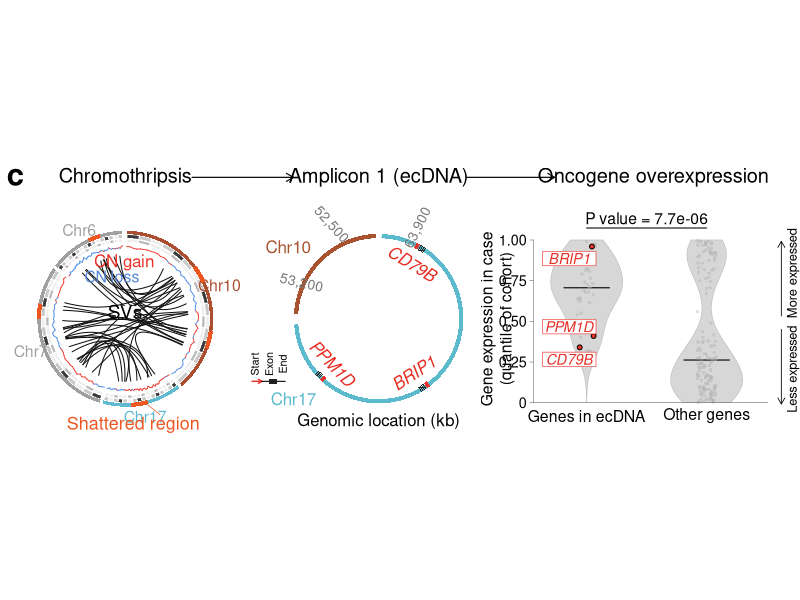
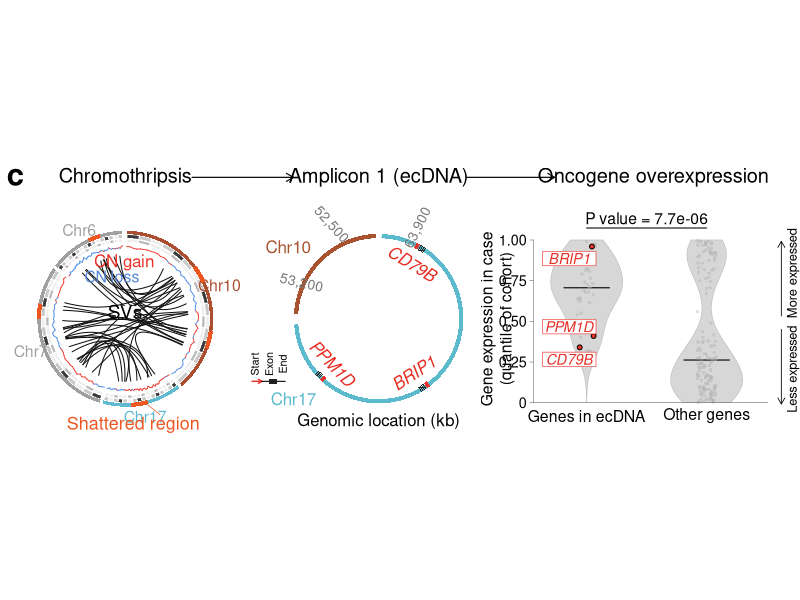
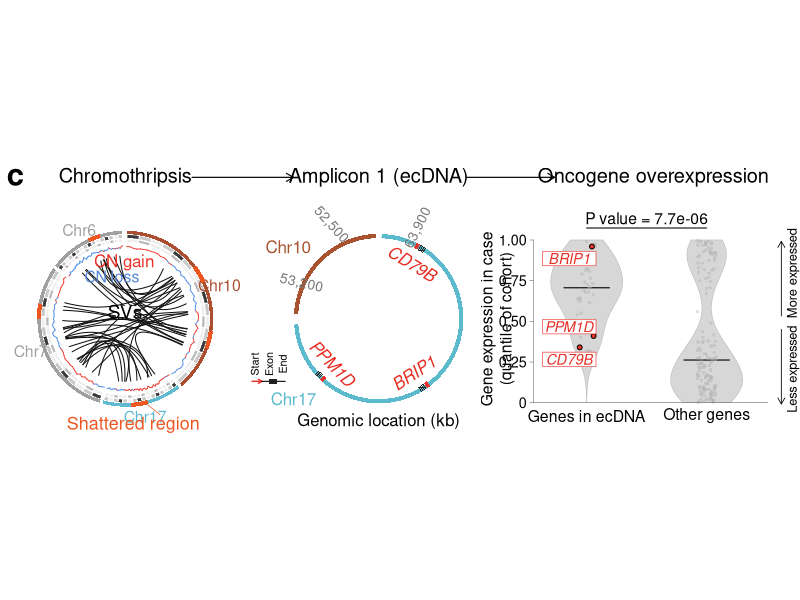

These charts were generated, in order, by the following R code:
#!/usr/bin/env Rscript
# Relate simulated chromothripsis breakpoints, ecDNA segments and expression ranks.
# Visual reference: Mangiante et al. (2023), Nature Genetics, Figure 3c.
# Run: Rscript chromothripsis_ecdna_expression.R OUTPUT_DIR
# Saves structural variants, circular segments, expression data and PNG/PDF/SVG figures.
args <- commandArgs(trailingOnly = TRUE)
out <- if (length(args)) args[1] else "."
dir.create(out, recursive = TRUE, showWarnings = FALSE)
set.seed(2026111304)

# Four chromosome sectors contain copy-number tracks, cytobands and SV endpoints.
sectors <- data.frame(chr = c("Chr6", "Chr7", "Chr17", "Chr10"),
                      start = c(92, 145, 255, 310), end = c(143, 253, 308, 449),
                      color = c("#A0A0A0", "#A0A0A0", "#61BBD0", "#AA5030"))
links <- data.frame(start = c(runif(17, 160, 250), runif(11, 95, 135), runif(9, 260, 300)),
                    end = c(runif(17, 335, 418), runif(11, 330, 405), runif(9, 175, 245)),
                    bend = runif(37, -.09, .09))
shattered <- data.frame(start = c(107, 170, 274, 340, 385), end = c(115, 180, 285, 352, 397))
copy_track <- do.call(rbind, lapply(seq_len(nrow(sectors)), function(i) {
  angles <- seq(sectors$start[i], sectors$end[i], length.out = 50)
  data.frame(chr = sectors$chr[i], angle = angles,
             copy_effect = sin(angles*pi/38 + i)*.28 + rnorm(50, 0, .13))
}))
ecdna_segments <- data.frame(chr = c("Chr10", "Chr17"), start = c(92, 184),
                             end = c(177, 448), color = c("#A95230", "#5BBACC"),
                             source_start = c(335, 275), source_end = c(382, 298))
# Two saved SV junctions connect the same source segments in the circular amplicon.
links$reconstructed_ecdna <- FALSE
links[1, c("start", "end")] <- list(ecdna_segments$source_end[1], ecdna_segments$source_start[2])
links[2, c("start", "end")] <- list(ecdna_segments$source_end[2], ecdna_segments$source_start[1])
links$reconstructed_ecdna[1:2] <- TRUE
genes <- data.frame(gene = c("BRIP1", "PPM1D", "CD79B"), angle = c(303, 224, 59),
                    quantile = c(.96, .41, .34))

# The violin and P value are computed from the same saved simulated quantiles.
quantile_ecdna <- c(genes$quantile, rbeta(37, 3.6, 1.7))
quantile_other <- c(rbeta(95, 1.1, 5), rbeta(45, 6, 1.1))
expression <- data.frame(group = rep(c("Genes in ecDNA", "Other genes"),
                                     c(length(quantile_ecdna), length(quantile_other))),
                         gene = c(genes$gene, paste0("ecDNA_gene_", seq_len(37)),
                                  paste0("other_gene_", seq_len(140))),
                         quantile = c(quantile_ecdna, quantile_other),
                         jitter = runif(length(quantile_ecdna) + length(quantile_other), -.035, .035))
p_value <- wilcox.test(quantile_ecdna, quantile_other, exact = FALSE)$p.value
saveRDS(list(sectors = sectors, copy_track = copy_track, structural_variants = links,
             shattered_regions = shattered, ecdna_segments = ecdna_segments,
             genes = genes, expression_quantiles = expression, wilcoxon_p = p_value),
        file.path(out, "chromothripsis_ecdna_expression_simulated.rds"))

xy <- function(cx, cy, angle, radius) {
  cbind(cx + radius*cos(angle*pi/180), cy + radius*sin(angle*pi/180))
}
arc <- function(cx, cy, start, end, radius, n = 45) {
  xy(cx, cy, seq(start, end, length.out = n), radius)
}
ring <- function(cx, cy, start, end, inner, outer, color, border = NA) {
  points <- rbind(arc(cx, cy, start, end, outer), arc(cx, cy, end, start, inner))
  polygon(points, col = color, border = border, lwd = .4)
}
curve <- function(p0, control, p1, steps = 50) {
  t <- seq(0, 1, length.out = steps)
  cbind((1-t)^2*p0[1] + 2*(1-t)*t*control[1] + t^2*p1[1],
        (1-t)^2*p0[2] + 2*(1-t)*t*control[2] + t^2*p1[2])
}
violin <- function(values, x, ymap) {
  d <- density(values, from = 0, to = 1, n = 256, bw = .11)
  width <- .135 * d$y/max(d$y)
  polygon(c(x-width, rev(x+width)), c(ymap(d$x), rev(ymap(d$x))),
          col = "#D7D7D7", border = "#BEBEBE", lwd = .6)
  segments(x-.085, ymap(median(values)), x+.085, ymap(median(values)), lwd = 1.1)
}

draw <- function() {
  par(mar = rep(0, 4), family = "sans", xpd = NA, cex = 1.25)
  plot.new(); plot.window(c(0, 3.0), c(0, 1.08), asp = 1, xaxs = "i", yaxs = "i")
  text(.025, 1.055, "c", font = 2, cex = 1.5, adj = c(0, 1))
  text(.47, 1.0, "Chromothripsis", cex = .96)
  text(1.42, 1.0, "Amplicon 1 (ecDNA)", cex = .96)
  text(2.45, 1.0, "Oncogene overexpression", cex = .96)
  arrows(.72, 1.0, 1.10, 1.0, length = .08, lwd = 1.1)
  arrows(1.75, 1.0, 2.08, 1.0, length = .08, lwd = 1.1)

  # Structural-variant links use the same endpoints saved in the data object.
  cx <- .47; cy <- .47
  for (i in seq_len(nrow(links))) {
    p0 <- xy(cx, cy, links$start[i], .235)[1, ]
    p1 <- xy(cx, cy, links$end[i], .235)[1, ]
    control <- c(cx + links$bend[i], cy - links$bend[i]/2)
    path <- curve(p0, control, p1)
    lines(path, col = "#101010", lwd = 1.0)
  }
  for (i in seq_len(nrow(sectors))) {
    s <- sectors[i, ]
    ring(cx, cy, s$start, s$end, .317, .33, s$color)
    edges <- seq(s$start, s$end, length.out = 17)
    for (j in seq_len(16)) {
      color <- if (j %% 4 == 0) "#3A3A3A" else if (j %% 2) "#C9C9C9" else "#EFEFEF"
      ring(cx, cy, edges[j]+.3, edges[j+1]-.3, .302, .315, color, "white")
      ring(cx, cy, edges[j]+.3, edges[j+1]-.3, .288, .298,
           if (j %% 3 == 0) "#BABABA" else "#EEEEEE", "white")
    }
    sub <- copy_track[copy_track$chr == s$chr, ]
    points <- xy(cx, cy, sub$angle, .264 + .025*abs(sub$copy_effect))
    for (j in seq_len(nrow(sub)-1)) {
      lines(points[j:(j+1), ], col = if (sub$copy_effect[j] >= 0) "#EF382F" else "#4E8DE6", lwd = .9)
    }
    mid <- (s$start+s$end)/2
    pos <- xy(cx, cy, mid, .375)
    text(pos[1], pos[2], s$chr, col = s$color, cex = .76)
  }
  for (i in seq_len(nrow(shattered))) {
    ring(cx, cy, shattered$start[i], shattered$end[i], .316, .332, "#EE5621")
  }
  rect(cx-.035, cy+.006, cx+.035, cy+.046, col = "white", border = NA)
  text(cx, cy+.026, "SVs", cex = .92)
  text(cx-.005, cy+.21, "CN gain", col = "#E9322A", cex = .82)
  text(cx-.05, cy+.158, "CN loss", col = "#5589D8", cex = .76)
  text(cx+.03, .07, "Shattered region", col = "#EE5621", cex = .86)
  segments(cx+.13, .11, cx+.08, .15, col = "#EE5621", lwd = .7)

  # Colored ecDNA arcs and gene marks correspond to the saved segments and genes.
  cx <- 1.42; cy <- .47
  for (i in seq_len(nrow(ecdna_segments))) {
    s <- ecdna_segments[i, ]
    ring(cx, cy, s$start, s$end, .302, .318, s$color)
  }
  for (i in seq_len(nrow(genes))) {
    angle <- genes$angle[i]
    for (j in 0:3) ring(cx, cy, angle-3+j*1.2, angle-2.3+j*1.2, .295, .318, "#282828")
    ring(cx, cy, angle+2, angle+4.5, .296, .318, "#EC332A")
    label <- xy(cx, cy, angle, .242)
    rot <- (angle - 90 + 180) %% 360 - 180
    if (rot > 90) rot <- rot - 180
    if (rot < -90) rot <- rot + 180
    text(label[1], label[2], genes$gene[i], col = "#E72B21", font = 3, srt = rot, cex = .80)
  }
  text(.955, .30, "Start", srt = 90, cex = .52)
  text(1.010, .30, "Exon", srt = 90, cex = .52)
  text(1.060, .30, "End", srt = 90, cex = .52)
  arrows(.945, .235, .982, .235, length = .04, col = "#E6322A", lwd = 1.4)
  segments(.982, .235, 1.07, .235, lwd = 1)
  rect(1.01, .225, 1.04, .245, col = "#202020", border = NA)
  text(1.08, .74, "Chr10", col = "#A95230", cex = .82)
  text(1.10, .17, "Chr17", col = "#5BBACC", cex = .82)
  text(1.42, .085, "Genomic location (kb)", cex = .80)
  text(1.13, .60, "53,200", srt = -13, col = "#777777", cex = .67)
  text(1.24, .82, "52,500", srt = -48, col = "#777777", cex = .67)
  text(1.57, .81, "63,900", srt = 64, col = "#777777", cex = .67)

  # Kernel density displays, medians and the two-sided rank-sum P value.
  ymap <- function(value) .155 + .61*value
  x1 <- 2.20; x2 <- 2.65
  violin(quantile_ecdna, x1, ymap); violin(quantile_other, x2, ymap)
  group_x <- ifelse(expression$group == "Genes in ecDNA", x1, x2)
  points(group_x + expression$jitter, ymap(expression$quantile), pch = 16,
         col = adjustcolor("#AFAFAF", .38), cex = .38)
  points(x1 + expression$jitter[1:3], ymap(genes$quantile), pch = 21,
         bg = "#E8342C", col = "black", cex = .52)
  for (i in seq_len(nrow(genes))) {
    x <- x1 - .165; yy <- ymap(genes$quantile[i]) - c(.045, -.035, .045)[i]
    rect(x, yy-.027, x+.20, yy+.027, col = "white", border = "#EB3D37", lwd = .65)
    text(x+.10, yy, genes$gene[i], col = "#E6322A", font = 3, cex = .70)
  }
  segments(2.00, ymap(0), 2.88, ymap(0), col = "#777777", lwd = .6)
  segments(2.00, ymap(0), 2.00, ymap(1), col = "#777777", lwd = .6)
  for (v in seq(0, 1, .25)) {
    segments(1.987, ymap(v), 2.00, ymap(v), col = "#777777", lwd = .6)
    text(1.975, ymap(v), format(v, nsmall = if (v == 0) 0 else 2), adj = 1, cex = .69)
  }
  text(1.86, .47, "Gene expression in case\n(quantile of cohort)", srt = 90, cex = .76)
  text(x1, .105, "Genes in ecDNA", cex = .76)
  text(x2, .105, "Other genes", cex = .76)
  segments(x1, .81, x2, .81, lwd = 1)
  text((x1+x2)/2, .845, paste0("P value = ", format.pval(p_value, digits = 2, eps = 1e-16)), cex = .75)
  arrows(2.93, .48, 2.93, .76, length = .07, lwd = .8)
  arrows(2.93, .43, 2.93, .15, length = .07, lwd = .8)
  text(2.975, .64, "More expressed", srt = 90, cex = .62)
  text(2.975, .28, "Less expressed", srt = 90, cex = .62)
}

png(file.path(out, "chromothripsis_ecdna_expression.png"), width = 3000, height = 1080, res = 200, type = "cairo"); draw(); dev.off()
cairo_pdf(file.path(out, "chromothripsis_ecdna_expression.pdf"), width = 15, height = 5.4); draw(); dev.off()
svg(file.path(out, "chromothripsis_ecdna_expression.svg"), width = 15, height = 5.4); draw(); dev.off()
